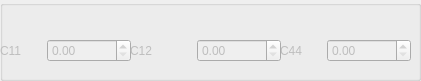
    <widget class="QGroupBox" name="GroupBoxC11C12C44">
     <property name="enabled">
      <bool>false</bool>
     </property>
     <property name="geometry">
      <rect>
       <x>300</x>
       <y>270</y>
       <width>421</width>
       <height>81</height>
      </rect>
     </property>
     <property name="title">
      <string/>
     </property>
     <widget class="QWidget" name="layoutWidget_5">
      <property name="geometry">
       <rect>
        <x>0</x>
        <y>20</y>
        <width>131</width>
        <height>61</height>
       </rect>
      </property>
      <layout class="QHBoxLayout" name="horizontalLayout_9">
       <item>
        <widget class="QLabel" name="label_7">
         <property name="text">
          <string>C11</string>
         </property>
        </widget>
       </item>
       <item>
        <widget class="QDoubleSpinBox" name="spinBoxC11">
         <property name="maximum">
          <double>100000000.000000000000000</double>
         </property>
        </widget>
       </item>
      </layout>
     </widget>
     <widget class="QWidget" name="layoutWidget_7">
      <property name="geometry">
       <rect>
        <x>280</x>
        <y>20</y>
        <width>131</width>
        <height>61</height>
       </rect>
      </property>
      <layout class="QHBoxLayout" name="horizontalLayout_11">
       <item>
        <widget class="QLabel" name="label_9">
         <property name="text">
          <string>C44</string>
         </property>
        </widget>
       </item>
       <item>
        <widget class="QDoubleSpinBox" name="spinBoxC44">
         <property name="maximum">
          <double>100000000.000000000000000</double>
         </property>
        </widget>
       </item>
      </layout>
     </widget>
     <widget class="QWidget" name="layoutWidget_6">
      <property name="geometry">
       <rect>
        <x>130</x>
        <y>20</y>
        <width>151</width>
        <height>61</height>
       </rect>
      </property>
      <layout class="QHBoxLayout" name="horizontalLayout_10">
       <item>
        <widget class="QLabel" name="label_8">
         <property name="text">
          <string>C12</string>
         </property>
        </widget>
       </item>
       <item>
        <widget class="QDoubleSpinBox" name="spinBoxC12">
         <property name="maximum">
          <double>100000000.000000000000000</double>
         </property>
        </widget>
       </item>
      </layout>
     </widget>
    </widget>
